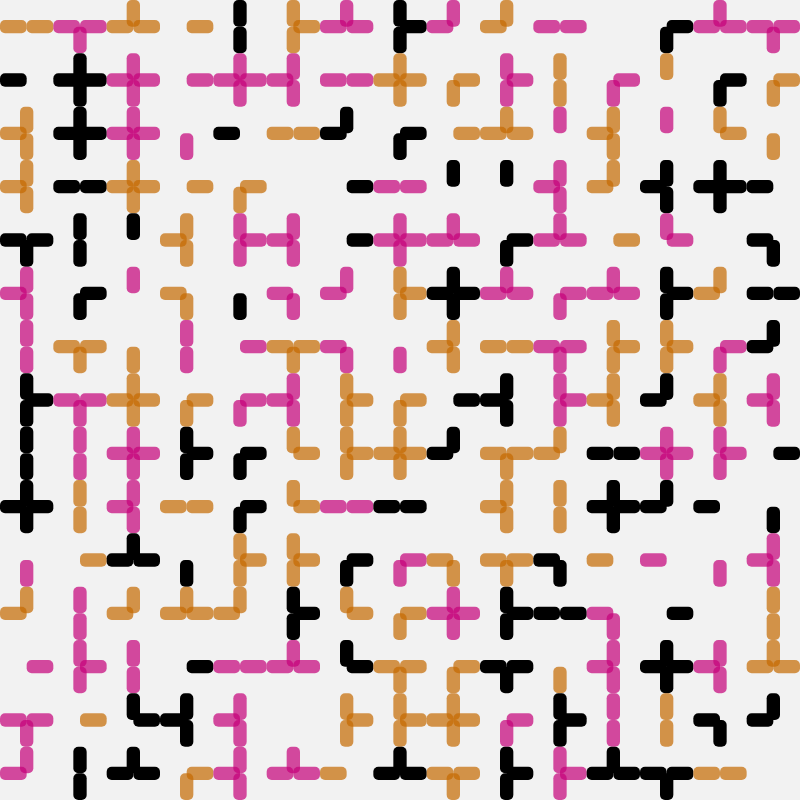
Frame 1 (no input)
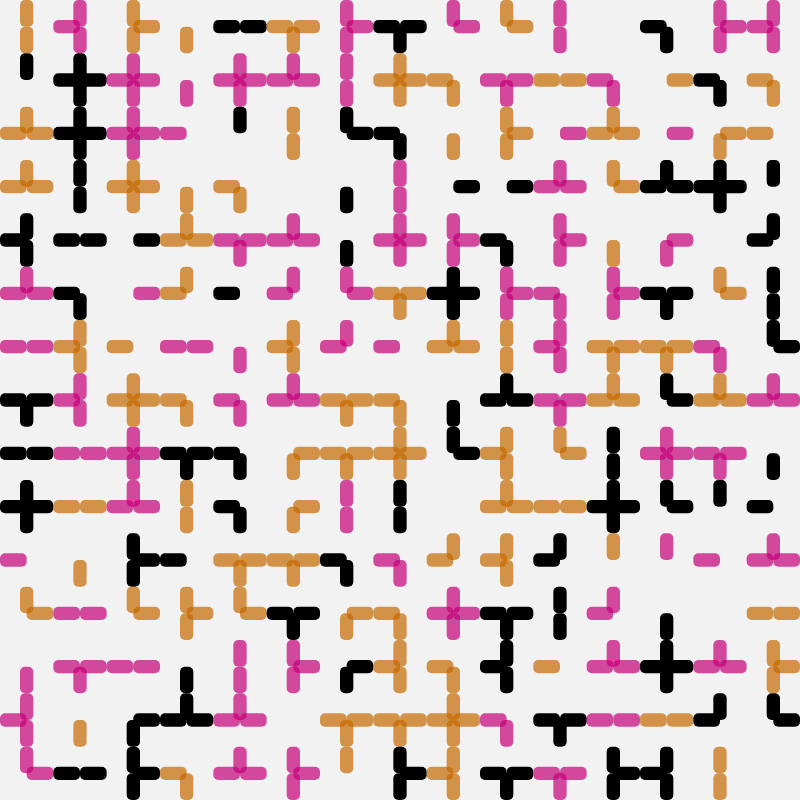
Frame 60 (no input)
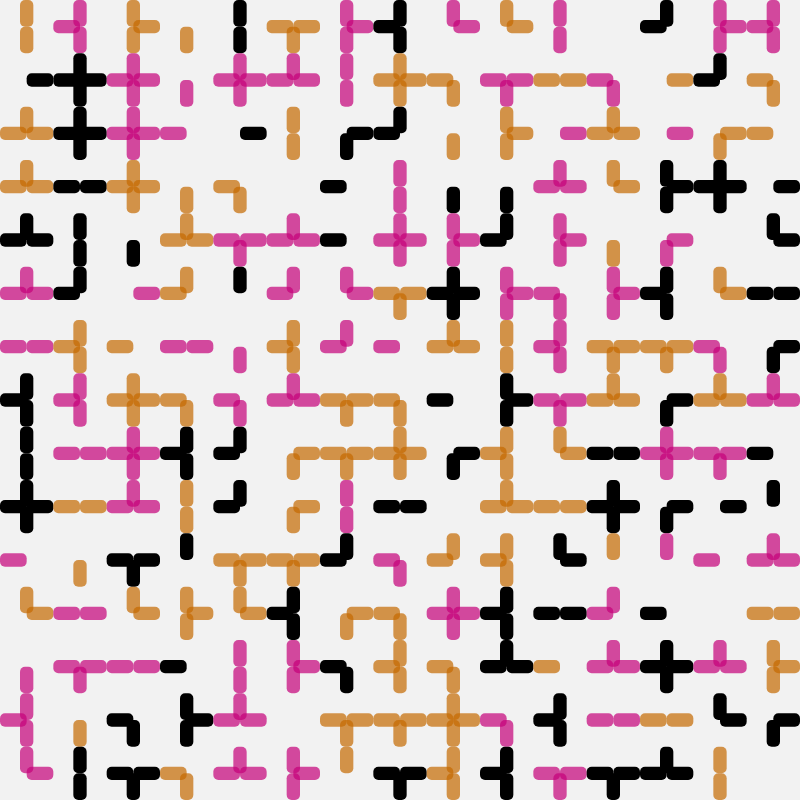
Frame 120 (the mouse pressed at the canvas centre since frame 60)

The p5.js sketch that drew these frames (run headless with seeded random() and noise() and a simulated clock; from frame 60 on, the mouse is pressed at the canvas centre):

// p5.js sketch
// ── sketch.js
let canvas
let gridXAmount = 15
let gridYAmount = 15
let tileWidth, tileHeight
let color1, color2, color3, color4
let a, b, trans1, trans2
let mazeTiles = []
let timers = [0, 0, 0]
const timerSpeeds = [0.03, 0.03, 0.03]
const timerWaits = [2, 4, 5]

class mazeTile {
  constructor(x, y, timer, color, doorString) {
    this.x = x;
    this.y = y;
    this.timer = timer;
    this.color = color;
    this.doorString = doorString;
  }
}

function setup() {
  angleMode(DEGREES)
  rectMode(CORNERS)
  createCanvas(800, 800)
  tileWidth = height / gridXAmount
  tileHeight = width / gridYAmount
  colorMode(HSB, 360, 100, 100, 100)
  color1 = color(0, 0, 0, 100)
  color2 = color(323, 100, 77, 70)
  color3 = color(32, 100, 77, 70)
  color4 = color(123, 100, 77, 30)
  frameRate(60)
  a = tileWidth / 4
  b = tileHeight / 2
  trans1 = a / 2
  trans2 = b - a / 2
  createInitialGrid()
  // noLoop()
}

function draw() {
  background(0, 0, 95, 100)
  strokeWeight(0)
  a1x = 50
  a1y = 50
  b1x = a1x + a
  b1y = a1y + b
  mazeTiles.forEach(tile => {
    drawMazeTile(tile)
  })
  timerCheck()
}

function drawMazeTile(tile) {
  for (let i = 0; i < 4; i++) {
    fill(tile.color)
    if (i == 0 && tile.doorString.charAt(i) == 1) {
      let topLeftX = tileWidth * (tile.x + 0.5) - a / 2
      let topLeftY = tileHeight * (tile.y)
      let bottomRightX = tileWidth * (tile.x + 0.5) + a / 2
      let bottomRightY = tileHeight * (tile.y + 0.5)
      rectTransform(topLeftX, topLeftY, bottomRightX, bottomRightY, 0, tile.timer)
    }
    if (i == 1 && tile.doorString.charAt(i) == 1) {
      let topLeftX = tileWidth * (tile.x + 0.5)
      let topLeftY = tileHeight * (tile.y + 0.5) - a / 2
      let bottomRightX = tileWidth * (tile.x + 1)
      let bottomRightY = tileHeight * (tile.y + 0.5) + a / 2
      rectTransform(topLeftX, topLeftY, bottomRightX, bottomRightY, 1, tile.timer)
    }
    if (i == 2 && tile.doorString.charAt(i) == 1) {
      let topLeftX = tileWidth * (tile.x + 0.5) - a / 2
      let topLeftY = tileHeight * (tile.y + 0.5)
      let bottomRightX = tileWidth * (tile.x + 0.5) + a / 2
      let bottomRightY = tileHeight * (tile.y + 1)
      rectTransform(topLeftX, topLeftY, bottomRightX, bottomRightY, 2, tile.timer)
    }
    if (i == 3 && tile.doorString.charAt(i) == 1) {
      let topLeftX = tileWidth * (tile.x)
      let topLeftY = tileHeight * (tile.y + 0.5) - a / 2
      let bottomRightX = tileWidth * (tile.x + 0.5)
      let bottomRightY = tileHeight * (tile.y + 0.5) + a / 2
      rectTransform(topLeftX, topLeftY, bottomRightX, bottomRightY, 3, tile.timer)
    }
  }
}

function rectTransform(x1, y1, x2, y2, orentation, timerNumber) {
  if (orentation === 0) {
    rect(
      easymoney(timers[timerNumber], x1, trans1, 1),
      easymoney(timers[timerNumber], y1, trans2, 1),
      easymoney(timers[timerNumber], x2, trans2, 1),
      easymoney(timers[timerNumber], y2, trans1, 1),
      5
    )
  }
  if (orentation === 1) {
    rect(
      easymoney(timers[timerNumber], x1, -trans1, 1),
      easymoney(timers[timerNumber], y1, trans1, 1),
      easymoney(timers[timerNumber], x2, -trans2, 1),
      easymoney(timers[timerNumber], y2, trans2, 1),
      5
    )
  }
  if (orentation === 2) {
    rect(
      easymoney(timers[timerNumber], x1, -trans2, 1),
      easymoney(timers[timerNumber], y1, -trans1, 1),
      easymoney(timers[timerNumber], x2, -trans1, 1),
      easymoney(timers[timerNumber], y2, -trans2, 1),
      5
    )
  }
  if (orentation === 3) {
    rect(
      easymoney(timers[timerNumber], x1, trans2, 1),
      easymoney(timers[timerNumber], y1, -trans2, 1),
      easymoney(timers[timerNumber], x2, trans1, 1),
      easymoney(timers[timerNumber], y2, -trans1, 1),
      5
    )
  }
}

function timerCheck() {
  for (let i = 0; i < timers.length; i++) {
    timers[i] += timerSpeeds[i]
    if (timers[i] > timerWaits[i]) {
      mazeTiles.forEach(tile => {
        if (tile.timer === i) {
          tile.doorString = tile.doorString.charAt(3) + tile.doorString.slice(0,3)
        }
      })
      timers[i] = 0
    }
  }
}

// https://spicyyoghurt.com/tools/easing-functions
function easymoney(t, b, c, d) {
  if (t > d) {
    return b+c
  }
  // var s = 1.70158;
  // var p = 0;
  // var a = c;
  // if (t == 0) return b;
  // if ((t /= d / 2) == 2) return b + c;
  // if (!p) p = d * (.3 * 1.5);
  // if (a < Math.abs(c)) {
  //   a = c;
  //   var s = p / 4;
  // }
  // else var s = p / (2 * Math.PI) * Math.asin(c / a);
  // if (t < 1) return -.5 * (a * Math.pow(2, 10 * (t -= 1)) * Math.sin((t * d - s) * (2 * Math.PI) / p)) + b;
  // return a * Math.pow(2, -10 * (t -= 1)) * Math.sin((t * d - s) * (2 * Math.PI) / p) * .5 + c + b;

  if ((t /= d / 2) < 1) return c / 2 * t * t * t * t * t + b;
  return c / 2 * ((t -= 2) * t * t * t * t + 2) + b;

  // //0.03 SPEEDS
  // return -c * (Math.sqrt(1 - (t /= d) * t) - 1) + b;
}

function createInitialGrid() {
  for (let i = 0; i < gridXAmount; i++) {
    for (let j = 0; j < gridYAmount; j++) {
      let timerChoice = int(random(0, timers.length))
      let randomString = ""
      for (let s = 0; s < 4; s++) {
        let rng = random(2)
        randomString += rng > 0.81 ? "1" : "0"
      }
      if (timerChoice === 0) {
        mazeTiles.push(new mazeTile(i, j, timerChoice, color1, randomString))
      }
      if (timerChoice === 1) {
        mazeTiles.push(new mazeTile(i, j, timerChoice, color2, randomString))
      }
      if (timerChoice === 2) {
        mazeTiles.push(new mazeTile(i, j, timerChoice, color3, randomString))
      }
      if (timerChoice === 3) {
        mazeTiles.push(new mazeTile(i, j, timerChoice, color1, randomString))
      }
    }
  }
}
